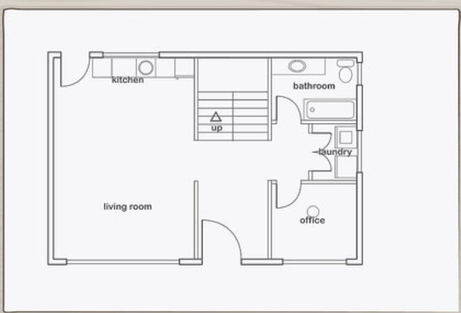
#> input picture uploads/Screenshot 2026-09-08 074503.png, 461 x 313 px, shrunk from 760 x 517 before the run
$ python test_runner.py
#> lines starting #> are read from the running program, lines starting #| are printed output that depends on the picture; after the words box and inside, x2 and y2 are one past the last pixel; in counts of white or black regions, pixels touching at a corner belong together
import cv2
import numpy as np
from pathlib import Path

def extract_universal_blueprint_cv(
    image_path: str,
    target_building_width_m: float = 12.0,
    floor_height_m: float = 2.80,
    floors_count: int = 1
):
#> called with image_path = 'uploads/Screenshot 2026-09-08 074503.png', target_building_width_m = 12, floor_height_m = 2.8, floors_count = 1
    img = cv2.imread(str(image_path))
#> img is the input picture: shape (313, 461, 3); mean B, G, R 238.5, 237.1, 237.6
    if img is None:
        raise ValueError(f"Could not load image: {image_path}")
    h_px, w_px = img.shape[:2]
    gray = cv2.cvtColor(img, cv2.COLOR_BGR2GRAY)
    if np.mean(gray) < 127:
        gray = 255 - gray

    margin_y = max(6, int(h_px * 0.035))
    margin_x = max(6, int(w_px * 0.035))
    gray[:margin_y, :] = 255
    gray[-margin_y:, :] = 255
    gray[:, :margin_x] = 255
    gray[:, -margin_x:] = 255
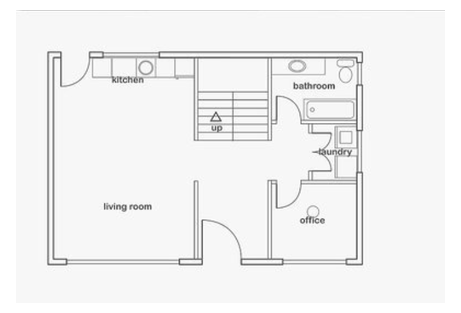
#> gray: shape (313, 461); min 63, max 255, mean 241.9

    _, bin_w = cv2.threshold(gray, 0, 255, cv2.THRESH_BINARY_INV + cv2.THRESH_OTSU)
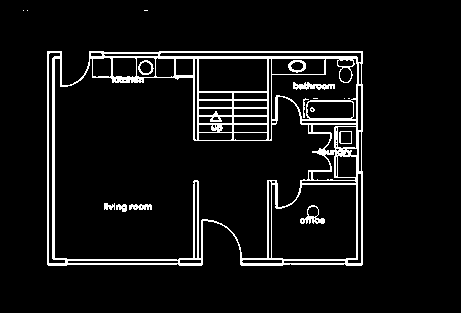
#> bin_w: shape (313, 461); 6.9% white in thin lines or dots, all inside (x1, y1, x2, y2) = (23, 10, 363, 266)

    num_labels, labels, stats, _ = cv2.connectedComponentsWithStats(bin_w)
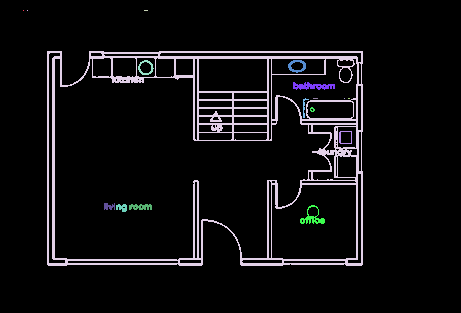
#> labels: shape (313, 461) int32; 18 distinct labels, from 0 to 17; one colour per label, 0 black
#> num_labels = 18; stats = 18 rows, first 6: [0, 0, 461, 313, 134309], [23, 10, 1, 1, 1], [27, 10, 1, 1, 1], [144, 10, 4, 1, 4], [47, 51, 316, 215, 9073], [138, 60, 16, 15, 85]
    wall_mask = np.zeros_like(bin_w)
    for i in range(1, num_labels):
        if stats[i, cv2.CC_STAT_WIDTH] >= 25 or stats[i, cv2.CC_STAT_HEIGHT] >= 25 or stats[i, cv2.CC_STAT_AREA] >= 120:
            wall_mask[labels == i] = 255
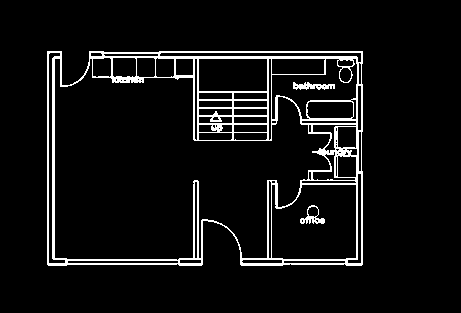
#> wall_mask: shape (313, 461); 6.5% white in thin lines or dots, all inside (x1, y1, x2, y2) = (47, 51, 363, 266)

    pts = cv2.findNonZero(wall_mask)
#> pts = contour of 9442 points, box (x1, y1, x2, y2) (47, 51, 363, 266), area 78
    if pts is None:
        pts = cv2.findNonZero(bin_w)
    bx, by, bw, bh = cv2.boundingRect(pts)
#> bx = 47; by = 51; bw = 316; bh = 215

    scale = target_building_width_m / max(10, bw)
#> scale = 0.038
    bl_m = round(bh * scale, 2)
#> bl_m = 8.16
    cx_px = bx + bw / 2.0
#> cx_px = 205
    cy_px = by + bh / 2.0
#> cy_px = 158.5

    # Doorway closing kernel
    door_k = max(9, int(min(bw, bh) * 0.042))
#> door_k = 9
    k = cv2.getStructuringElement(cv2.MORPH_RECT, (door_k, door_k))
    closed = cv2.morphologyEx(wall_mask, cv2.MORPH_CLOSE, k)
#> closed: shape (313, 461); 11.9% white; 2 white regions, box (x1, y1, x2, y2) and area: (47, 51, 363, 266) 16812, (300, 205, 325, 224) 287
    cv2.rectangle(closed, (bx, by), (bx+bw, by+bh), 255, 4)
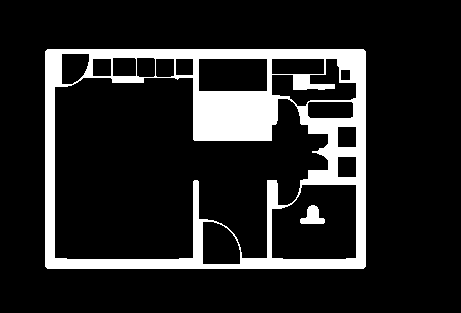
#> closed: shape (313, 461); 14% white; 2 white regions, box (x1, y1, x2, y2) and area: (45, 49, 366, 269) 19928, (300, 205, 325, 224) 287

    env = np.zeros_like(bin_w)
    env[by+3:by+bh-3, bx+3:bx+bw-3] = 255
    rooms_mask = cv2.bitwise_and(cv2.bitwise_not(closed), env)
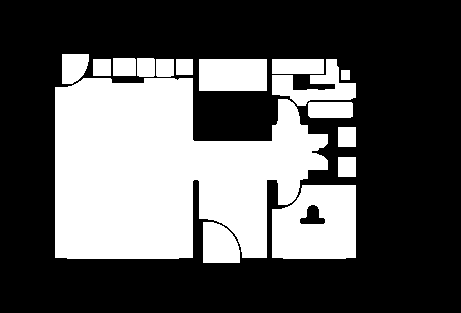
#> rooms_mask: shape (313, 461); 34.9% white; 16 white regions

    cnts, _ = cv2.findContours(rooms_mask, cv2.RETR_EXTERNAL, cv2.CHAIN_APPROX_SIMPLE)
#> cnts = 16 contours; largest, box (x1, y1, x2, y2) and area: (55, 78, 328, 259) 34616, (272, 185, 356, 259) 5458, (199, 59, 267, 91) 2077, (272, 59, 356, 106) 1596, (203, 222, 240, 263) 1214
    min_area = (bw * bh) * 0.012
#> min_area = 815.3
    raw_rooms = []
    for c in cnts:
        a = cv2.contourArea(c)
        if a >= min_area:
            rx, ry, rw, rh = cv2.boundingRect(c)
            if rw < bw * 0.95 and rh < bh * 0.95:
                raw_rooms.append({'rx': rx, 'ry': ry, 'rw': rw, 'rh': rh, 'area_px': a})
#> this loop made 16 passes
#> (c, a, rx, ry, rw, rh) on pass 10: ([[199, 59], [199, 90], [266, 90], [266, 59]], 2077, 199, 59, 68, 32)
#> after the loop, raw_rooms = 5 items

    raw_rooms.sort(key=lambda r: r['area_px'], reverse=True)

    # Semantic naming pool
    room_types_pool = [
        ('Living Room / Great Room', 'LIV', 'V', 'PRV', '#1e3a5f', '#00f0ff'),
        ('Master Bedroom', 'BED1', 'V', 'PRV', '#1e3a8a', '#fbbf24'),
        ('Kitchen & Dining', 'KIT', 'V', 'PRV', '#155e75', '#22d3ee'),
        ('Bedroom 2', 'BED2', 'V', 'PRV', '#1e3a8a', '#fbbf24'),
        ('Office / Study', 'OFF', 'V', 'PRV', '#3730a3', '#a78bfa'),
        ('Central Corridor / Stairs', 'STAIR', 'V', 'COM', '#4a1c24', '#ffd166'),
        ('Bathroom & Shower', 'BATH', 'V', 'PRV', '#0f766e', '#2dd4bf'),
        ('Laundry & Utility', 'LAU', 'U', 'PRV', '#3730a3', '#a78bfa'),
        ('Powder Room (WC)', 'WC', 'V', 'PRV', '#14532d', '#34d399'),
        ('Pantry / Storage', 'PAN', 'U', 'PRV', '#1e293b', '#a78bfa'),
        ('Covered Porch / Balcony', 'BAL', 'S', 'COM', '#064e3b', '#10b981'),
    ]

    rooms_3d = []
    for idx, r in enumerate(raw_rooms):
        name_t, tag_t, s_class, rights, col, edge_col = room_types_pool[idx % len(room_types_pool)]
        if idx >= len(room_types_pool):
            name_t = f'Room {idx+1}'
            tag_t = f'R{idx+1:02d}'

        r_cx = round((r['rx'] + r['rw']/2.0 - cx_px) * scale, 2)
        r_cz = round((r['ry'] + r['rh']/2.0 - cy_px) * scale, 2)
        r_w = max(0.6, round(r['rw'] * scale, 2))
        r_l = max(0.6, round(r['rh'] * scale, 2))
        sqm = round(r_w * r_l, 2)

        rooms_3d.append({
            'room_index': idx + 1,
            'id': f'room_{idx+1}',
            'name': name_t,
            'type': 'ROOM',
            'unit_tag': f'A101_{tag_t}',
            'space_class': s_class,
            'rights': rights,
            'owner': 'Owner A (Suresh Gowda)' if rights == 'PRV' else 'Community',
            'dimensions_m': {'width': r_w, 'length': r_l},
            'area_sqm': sqm,
            'area_sqft': round(sqm * 10.7639, 1),
            'center_m': {'x': r_cx, 'y': r_cz},
            'bbox_m': {
                'x_min': round(r_cx - r_w/2.0, 2), 'x_max': round(r_cx + r_w/2.0, 2),
                'y_min': round(r_cz - r_l/2.0, 2), 'y_max': round(r_cz + r_l/2.0, 2)
            },
            'color': col,
            'edge_color': edge_col
        })
#> this loop made 5 passes
#> (col, edge_col, r_cx, r_cz, r_w, r_l) on passes 1, 2, 5: ('#1e3a5f', '#00f0ff', -0.51, 0.38, 10.37, 6.87), ('#1e3a8a', '#fbbf24', 4.14, 2.41, 3.19, 2.81), ('#3730a3', '#a78bfa', 0.63, 3.19, 1.41, 1.56)
#> after the loop, rooms_3d = 5 items

    # Extract interior walls from line contours
    kh = cv2.getStructuringElement(cv2.MORPH_RECT, (max(12, int(bw*0.04)), 2))
    kv = cv2.getStructuringElement(cv2.MORPH_RECT, (2, max(12, int(bh*0.04))))
#> kv = [[1, 1], [1, 1], [1, 1], [1, 1], [1, 1], [1, 1], [1, 1], [1, 1], [1, 1], [1, 1], [1, 1], [1, 1]]
    h_w = cv2.morphologyEx(wall_mask, cv2.MORPH_OPEN, kh)
#> h_w: shape (313, 461); 2.8% white in thin lines or dots, all inside (x1, y1, x2, y2) = (48, 52, 364, 267)
    v_w = cv2.morphologyEx(wall_mask, cv2.MORPH_OPEN, kv)
#> v_w: shape (313, 461); 2.4% white in thin lines or dots, all inside (x1, y1, x2, y2) = (48, 52, 364, 266)
    comb = cv2.bitwise_or(h_w, v_w)
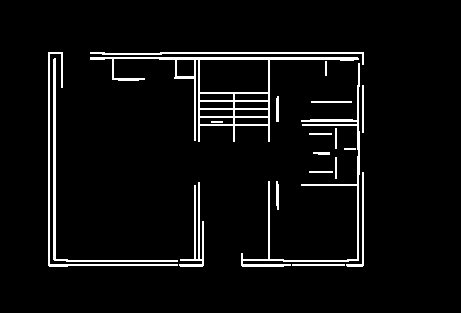
#> comb: shape (313, 461); 5.1% white in thin lines or dots, all inside (x1, y1, x2, y2) = (48, 52, 364, 267)

    cnts_w, _ = cv2.findContours(comb, cv2.RETR_EXTERNAL, cv2.CHAIN_APPROX_SIMPLE)
#> cnts_w = 19 contours, 2 with area under 20; largest, box (x1, y1, x2, y2) and area: (90, 57, 359, 142) 5752, (241, 63, 360, 267) 751, (53, 58, 178, 262) 528, (48, 52, 178, 267) 408, (90, 52, 364, 65) 290
    walls_3d = []

    # 4 Exterior Envelope Walls
    ext_th = 0.22
    walls_3d.append({'id': 'ext_n', 'name': 'North Exterior Wall', 'wall_type': 'EXTERIOR', 'cx': 0.0, 'cy': floor_height_m/2.0, 'cz': -bl_m/2.0, 'width': target_building_width_m, 'height': floor_height_m, 'depth': ext_th, 'color': '#1e293b', 'edge_color': '#38bdf8'})
    walls_3d.append({'id': 'ext_s', 'name': 'South Exterior Wall', 'wall_type': 'EXTERIOR', 'cx': 0.0, 'cy': floor_height_m/2.0, 'cz': bl_m/2.0, 'width': target_building_width_m, 'height': floor_height_m, 'depth': ext_th, 'color': '#1e293b', 'edge_color': '#38bdf8'})
    walls_3d.append({'id': 'ext_w', 'name': 'West Exterior Wall', 'wall_type': 'EXTERIOR', 'cx': -target_building_width_m/2.0, 'cy': floor_height_m/2.0, 'cz': 0.0, 'width': ext_th, 'height': floor_height_m, 'depth': bl_m, 'color': '#1e293b', 'edge_color': '#38bdf8'})
    walls_3d.append({'id': 'ext_e', 'name': 'East Exterior Wall', 'wall_type': 'EXTERIOR', 'cx': target_building_width_m/2.0, 'cy': floor_height_m/2.0, 'cz': 0.0, 'width': ext_th, 'height': floor_height_m, 'depth': bl_m, 'color': '#1e293b', 'edge_color': '#38bdf8'})

    w_idx = 1
    for cw in cnts_w:
        area_px = cv2.contourArea(cw)
        if area_px < 25: continue
        wx, wy, ww, wh = cv2.boundingRect(cw)
        if ww > bw * 0.92 and wh > bh * 0.92: continue
        wcx = round((wx + ww/2.0 - cx_px) * scale, 2)
        wcz = round((wy + wh/2.0 - cy_px) * scale, 2)
        ww_m = max(0.14, round(ww * scale, 2))
        wd_m = max(0.14, round(wh * scale, 2))

        # Don't duplicate outer perimeter
        if abs(wcx) > (target_building_width_m / 2.0 - 0.3) and (ww_m < 0.3 or wd_m > target_building_width_m * 0.6): continue
        if abs(wcz) > (bl_m / 2.0 - 0.3) and (wd_m < 0.3 or ww_m > bl_m * 0.6): continue

        walls_3d.append({
            'id': f'int_wall_{w_idx}',
            'name': f'Partition Wall {w_idx}',
            'wall_type': 'INTERIOR',
            'cx': wcx, 'cy': floor_height_m/2.0, 'cz': wcz,
            'width': ww_m, 'height': floor_height_m, 'depth': wd_m,
            'color': '#1e293b', 'edge_color': '#38bdf8'
        })
        w_idx += 1
#> this loop made 19 passes
#> (area_px, wx, wy, ww, wh, wcx, wcz, ww_m) on passes 2, 3, 4, 7, 12, 14, 16, 17: (266.5, 179, 182, 25, 85, -0.51, 2.51, 0.95), (50, 276, 181, 3, 29, 2.75, 1.41, 0.14), (125.5, 346, 172, 18, 95, 5.7, 2.32, 0.68), (27.5, 313, 152, 17, 3, 4.42, -0.19, 0.65), (48.5, 276, 96, 3, 26, 2.75, -1.88, 0.14), (751, 241, 63, 119, 204, 3.63, 0.25, 4.52), (527.5, 53, 58, 125, 204, -3.4, 0.06, 4.75), (5752, 90, 57, 269, 85, 0.74, -2.24, 10.22)
#> after the loop, w_idx = 11; walls_3d = 14 items

    return {
        'format': 'RASTER_CV',
        'blueprint_type': 'UNIVERSAL_CV_EXTRUSION',
        'building_dimensions_m': {'width': target_building_width_m, 'length': bl_m, 'height': floor_height_m * floors_count},
        'floors_count': floors_count,
        'floor_height_m': floor_height_m,
        'rooms_detected': len(rooms_3d),
        'rooms': rooms_3d,
        'walls': walls_3d,
        'units_summary': [
            {
                'unit_id': 'APT_01',
                'name': 'Extruded Cadastre Unit',
                'total_carpet_sqm': round(sum(r['area_sqm'] for r in rooms_3d if r['rights'] == 'PRV'), 2),
                'rooms_count': len([r for r in rooms_3d if r['rights'] == 'PRV']),
                'side': 'FULL_DWELLING'
            }
        ]
    }

if __name__ == "__main__":
    test_files = [
        "uploads/Screenshot 2026-09-08 074503.png",
        "uploads/Screenshot 2026-09-08 074533.png",
        "sample_blueprints/sample_floor_2unit.jpg",
        "sample_blueprints/user_test_blueprint.png"
    ]
    for p in test_files:
        res = extract_universal_blueprint_cv(p)
#> res = 9 items
        print(f"File: {p}")
        print(f"  Rooms detected: {res['rooms_detected']}")
#|   Rooms detected: 5
        print(f"  Walls detected: {len(res['walls'])}")
#|   Walls detected: 14
        print(f"  Dimensions: {res['building_dimensions_m']['width']}m x {res['building_dimensions_m']['length']}m x {res['building_dimensions_m']['height']}m")
#|   Dimensions: 12.0m x 8.16m x 2.8m
        for r in res['rooms'][:4]:
            print(f"    - {r['name']}: {r['area_sqm']} m2 at ({r['center_m']['x']}, {r['center_m']['y']})")
#> this loop made 4 passes
#|     - Living Room / Great Room: 71.24 m2 at (-0.51, 0.38)
#|     - Master Bedroom: 8.96 m2 at (4.14, 2.41)
#|     - Kitchen & Dining: 3.15 m2 at (1.06, -3.17)
#|     - Bedroom 2: 5.68 m2 at (4.14, -2.89)
        print("-" * 50)
#> pass 2 of the loop `for p in test_files:`:
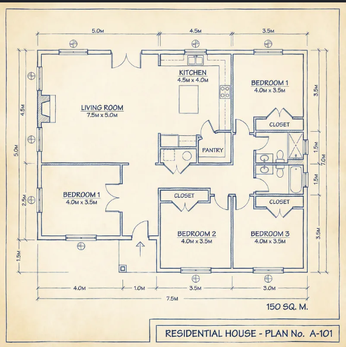
#> input picture uploads/Screenshot 2026-09-08 074533.png, 346 x 347 px, shrunk from 571 x 572 before the run
#> in extract_universal_blueprint_cv, img is the input picture: shape (347, 346, 3); mean B, G, R 208.4, 226.3, 233.5
#> num_labels = 230; stats = 230 rows, first 6: [0, 0, 346, 347, 106560], [92, 28, 13, 6, 37], [189, 29, 5, 4, 10], [194, 28, 8, 5, 23], [262, 28, 22, 7, 57], [36, 32, 3, 14, 19]
#> after the loop in extract_universal_blueprint_cv (call 2), `for i in range(1, num_labels):`:
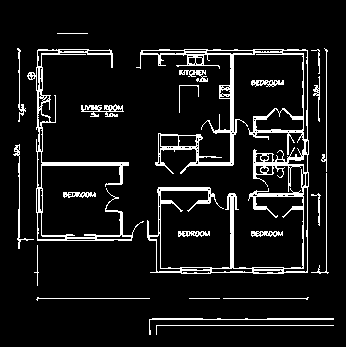
#> wall_mask: shape (347, 346); 8.7% white in thin lines or dots, all inside (x1, y1, x2, y2) = (13, 33, 334, 335)
#> pts = contour of 10462 points, box (x1, y1, x2, y2) (13, 33, 334, 335), area 13830
#> bx = 13; by = 33; bw = 321; bh = 302
#> scale = 0.0374
#> bl_m = 11.29
#> cx_px = 173.5
#> cy_px = 184
#> door_k = 12
#> cnts = 4 contours; box (x1, y1, x2, y2) and area: (16, 36, 331, 332) 80082, (43, 167, 121, 236) 4742, (158, 327, 331, 332) 688, (21, 81, 38, 109) 406
#> min_area = 1163.3
#> the loop in extract_universal_blueprint_cv (call 2), `for c in cnts:` made 4 passes
#> (a, rx, ry, rw, rh) on passes 2, 4: (4742.5, 43, 167, 78, 69), (80082, 16, 36, 315, 296)
#> after the loop in extract_universal_blueprint_cv (call 2), `for c in cnts:`: raw_rooms = 1 item
#> the loop in extract_universal_blueprint_cv (call 2), `for idx, r in enumerate(raw_rooms):` made 1 pass
#> (r, s_class, rights, col, edge_col, r_cx) on pass 1: ({'rx': 43, 'ry': 167, 'rw': 78, 'rh': 69, 'area_px': 4742.5}, 'V', 'PRV', '#1e3a5f', '#00f0ff', -3.42)
#> in extract_universal_blueprint_cv (call 2), `comb = cv2.bitwise_or(h_w, v_w)`:
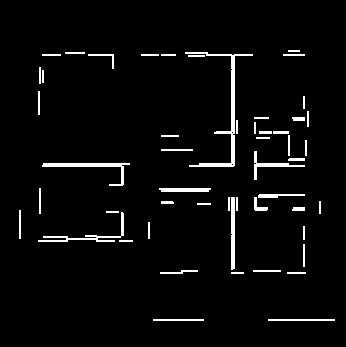
#> comb: shape (347, 346); 3.6% white; 52 white regions
#> cnts_w = 52 contours, 26 with area under 20; largest, box (x1, y1, x2, y2) and area: (185, 52, 253, 167) 538, (42, 163, 130, 186) 295, (231, 197, 235, 270) 214, (38, 212, 124, 242) 192, (254, 151, 305, 180) 166
#> the loop in extract_universal_blueprint_cv (call 2), `for cw in cnts_w:` made 52 passes
#> (area_px, wx, wy, ww, wh, wcx, wcz, ww_m) on passes 6, 11, 14, 18: (40, 160, 270, 38, 4, 0.21, 3.29, 1.42), (191.5, 38, 212, 86, 30, -3.46, 1.61, 3.21), (34.5, 292, 207, 13, 4, 4.67, 0.93, 0.49), (58.5, 254, 197, 14, 14, 3.27, 0.75, 0.52)
#> after the loop in extract_universal_blueprint_cv (call 2), `for cw in cnts_w:`: w_idx = 20; walls_3d = 23 items
#|   Rooms detected: 1
#|   Walls detected: 23
#|   Dimensions: 12.0m x 11.29m x 2.8m
#> the loop `for r in res['rooms'][:4]:` made 1 pass
#|     - Living Room / Great Room: 7.53 m2 at (-3.42, 0.65)
#> pass 3 of the loop `for p in test_files:`:
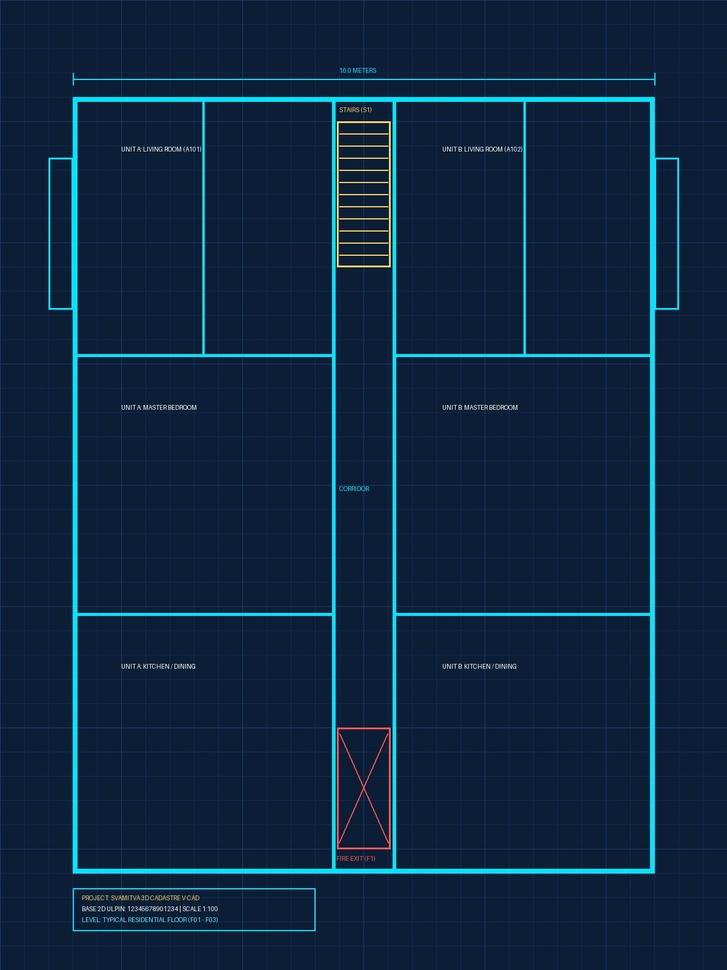
#> input picture sample_blueprints/sample_floor_2unit.jpg, 727 x 970 px, shrunk from 1200 x 1600 before the run
#> in extract_universal_blueprint_cv, img is the input picture: shape (970, 727, 3); mean B, G, R 63, 38.5, 13.9
#> num_labels = 179; stats = 179 rows, first 6: [0, 0, 727, 970, 673462], [340, 68, 2, 5, 6], [343, 68, 3, 5, 7], [348, 68, 3, 5, 7], [353, 68, 4, 5, 12], [359, 68, 1, 1, 1]
#> after the loop in extract_universal_blueprint_cv (call 3), `for i in range(1, num_labels):`:
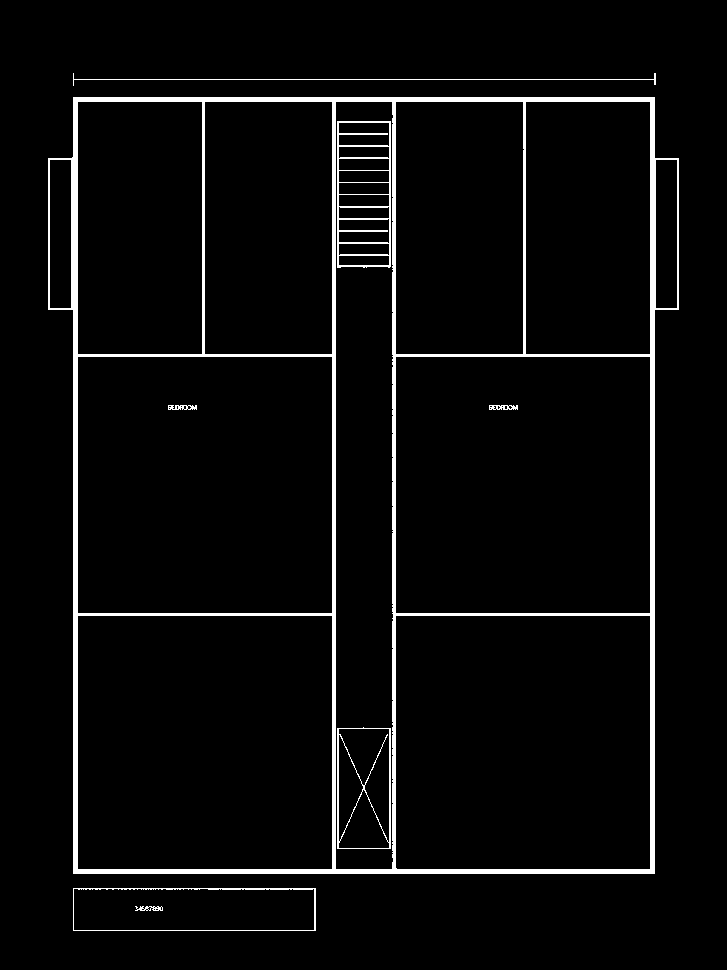
#> wall_mask: shape (970, 727); 4.2% white; 8 white regions, largest, box (x1, y1, x2, y2) and area: (48, 97, 679, 874) 25364, (337, 121, 391, 268) 1730, (337, 727, 391, 849) 849
#> pts = contour of 29625 points, box (x1, y1, x2, y2) (48, 73, 679, 931), area 134586
#> bx = 48; by = 73; bw = 631; bh = 858
#> scale = 0.019
#> bl_m = 16.32
#> cx_px = 363.5
#> cy_px = 502
#> door_k = 26
#> cnts = 18 contours; largest, box (x1, y1, x2, y2) and area: (397, 358, 651, 614) 64515, (79, 358, 333, 614) 64515, (79, 617, 333, 870) 63756, (397, 617, 651, 870) 63756, (397, 103, 524, 355) 31626
#> min_area = 6496.8
#> the loop in extract_universal_blueprint_cv (call 3), `for c in cnts:` made 18 passes
#> (c, a, rx, ry, rw, rh) on passes 6 to 8: ([[79, 617], [79, 869], [332, 869], [332, 617]], 63756, 79, 617, 254, 253), ([[397, 358], [397, 613], [650, 613], [650, 358]], 64515, 397, 358, 254, 256), ([[79, 358], [79, 613], [332, 613], [332, 358]], 64515, 79, 358, 254, 256)
#> after the loop in extract_universal_blueprint_cv (call 3), `for c in cnts:`: raw_rooms = 11 items
#> the loop in extract_universal_blueprint_cv (call 3), `for idx, r in enumerate(raw_rooms):` made 11 passes
#> (s_class, rights, col, edge_col, r_cx, r_cz) on passes 1 to 3: ('V', 'PRV', '#1e3a5f', '#00f0ff', 3.05, -0.3), ('V', 'PRV', '#1e3a8a', '#fbbf24', -3, -0.3), ('V', 'PRV', '#155e75', '#22d3ee', -3, 4.59)
#> in extract_universal_blueprint_cv (call 3), `comb = cv2.bitwise_or(h_w, v_w)`:
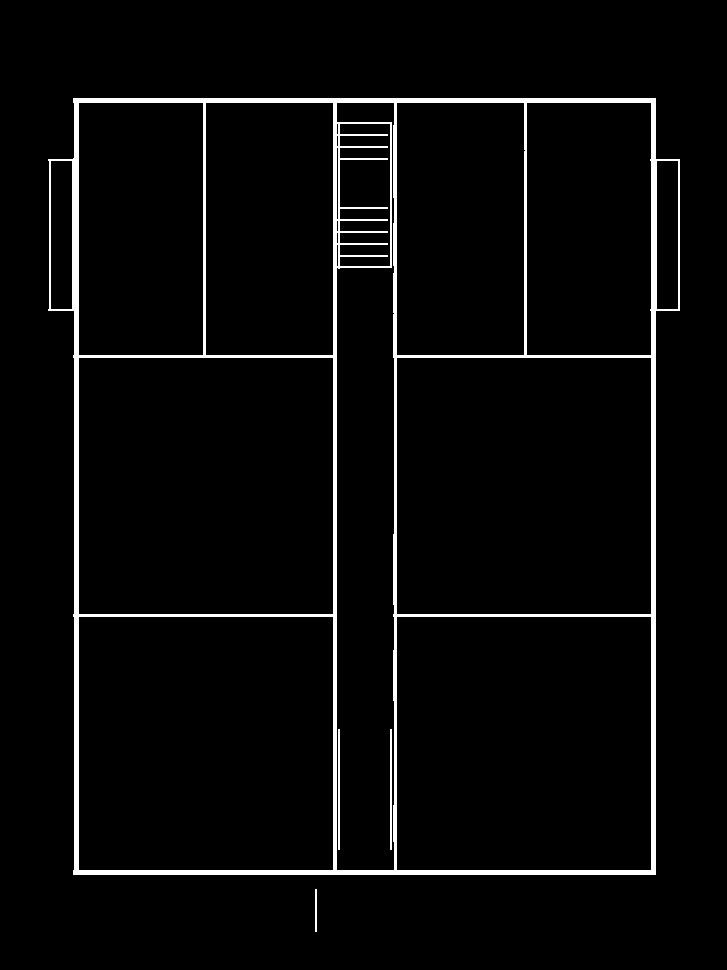
#> comb: shape (970, 727); 3.9% white; 4 white regions, box (x1, y1, x2, y2) and area: (48, 98, 680, 875) 26605, (338, 729, 340, 850) 242, (390, 729, 392, 850) 242, (315, 889, 317, 932) 86
#> the loop in extract_universal_blueprint_cv (call 3), `for cw in cnts_w:` made 2 passes
#> cw on pass 1: [[315, 889], [315, 931], [316, 931], [316, 889]]
#|   Rooms detected: 11
#|   Walls detected: 6
#|   Dimensions: 12.0m x 16.32m x 2.8m
#> the loop `for r in res['rooms'][:4]:` made 4 passes
#|     - Living Room / Great Room: 23.52 m2 at (3.05, -0.3)
#|     - Master Bedroom: 23.52 m2 at (-3.0, -0.3)
#> (further printed lines are left out)
#> the loop made 4 passes; the first 3 are shown
